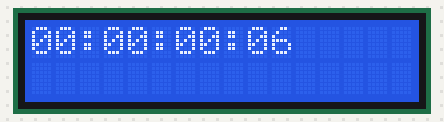
A sketch run on a simulated Arduino Uno, built with avr-gcc and run on an emulated ATmega328P. On the bench: 16×2 character LCD.

Above: at 0.22 s.
At 5.13 s:
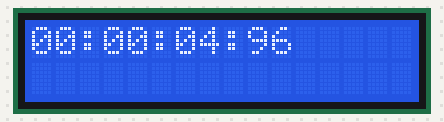
At 10.03 s:
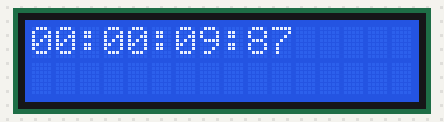
At 19.85 s:
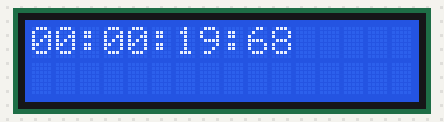
At 29.66 s:
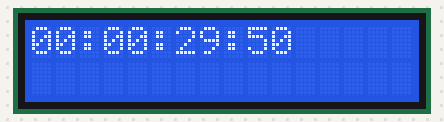
At 39.78 s:
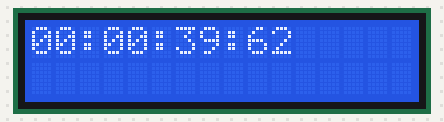

The sketch:

app.ino
```cpp
#include <LiquidCrystal_I2C.h>
#include <SimpleTimer.h>


LiquidCrystal_I2C lcd(0x27,16,2);
SimpleTimer timer;

void printTime(){
    char buf[17];
    unsigned long t = millis();
    int ms = t % 1000/ 10;
    t = t / 1000; //밀리초 -> ch
    int h = t / 3600;
    int m = (t - (h*3600)) / 60; //초 -> 분
    int s = t-(h*3600 + m * 60);


    sprintf(buf, "%02d:%02d:%02d:%02d", h, m, s,ms);
    lcd.setCursor(0,0);
    lcd.print(buf);
    //millisecond -? 시 : 분 : 초 로 변환해서 출력

}

void setup(){
    Serial.begin(9600);
    lcd.init();
    lcd.backlight();

    timer.setInterval(10,printTime);
}

void loop(){
    timer.run();
}
```
